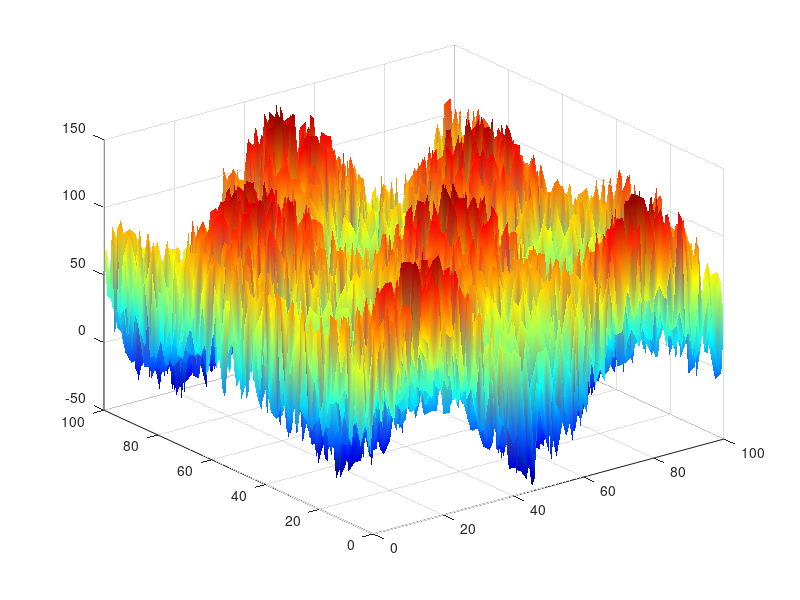

The MATLAB source for this figure:
[x, y] = meshgrid(0:1:100, 0:1:100);
z = 50 * sin(0.1 * x) .* cos(0.1 * y) + 100 * rand(size(x));
figure;
surf(x, y, z);
colormap('jet');
shading interp;
